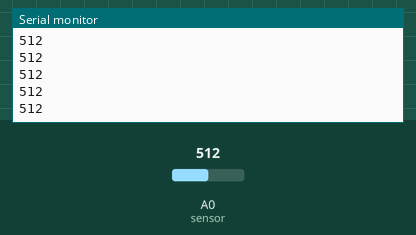
Bench run of a sketch on a simulated Arduino Uno, built with avr-gcc and run on an emulated ATmega328P. On the bench: the last lines printed to the serial monitor. The inputs (shaded band) are chosen by the test bench; at power-on: A0 (sensor) = 512.

Above: at 1.2 s.
1.3 s: A0 (sensor) set to 716
At 1.56 s:
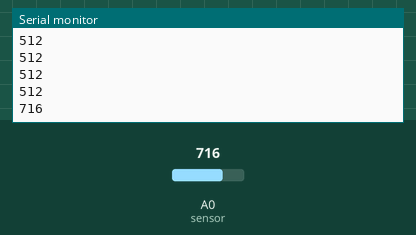
2.8 s: A0 (sensor) set to 900
At 2.96 s:
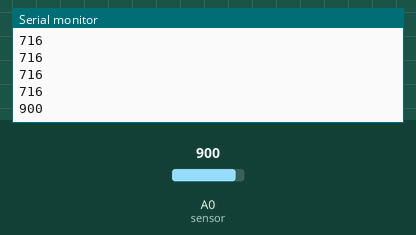
Timing chart, 0 to 5.8 s (numbered marks = the images above; inputs shaded):
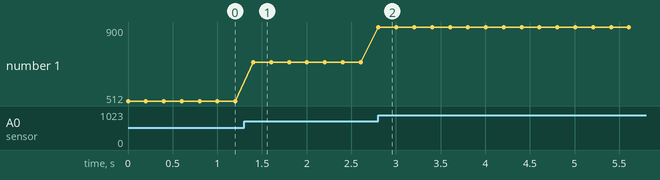

The sketch:

arduino_test.ino
```cpp
int sensor =A0;
int sensorRead = 0;

void setup() {
  Serial.begin(9600);
}

void loop() {
  sensorRead = analogRead(sensor);
  Serial.println(sensorRead);
  delay(200);
}
```

Measured:
- after the input at 1.3 s, the serial monitor: prints a new line after 0.10 s (image 1)
- after the input at 2.8 s, the serial monitor: prints a new line at once (image 2)
- plotted number 1: 512 → 716 after the input at 1.3 s, 716 → 900 after the input at 2.8 s
